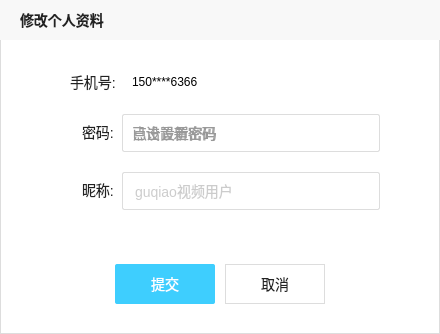
<?xml version="1.0" encoding="UTF-8"?>
<ui version="4.0">
 <class>ModifyMyselfDialog</class>
 <widget class="QWidget" name="ModifyMyselfDialog">
  <property name="geometry">
   <rect>
    <x>0</x>
    <y>0</y>
    <width>440</width>
    <height>334</height>
   </rect>
  </property>
  <property name="windowTitle">
   <string>Form</string>
  </property>
  <property name="styleSheet">
   <string notr="true">#ModifyMyselfDialog
{ 
	background-color: #FFFFFF; 
	border : 1px solid #DDDDDD;
 }</string>
  </property>
  <widget class="QLabel" name="titleLabel">
   <property name="geometry">
    <rect>
     <x>0</x>
     <y>0</y>
     <width>440</width>
     <height>40</height>
    </rect>
   </property>
   <property name="styleSheet">
    <string notr="true">#titleLabel
{
	background-color: #F8F8F8; 
	padding-left: 16px; 
	font-family: 微软雅⿊; 
	font-size: 14px; 
	color: #222222; 
	font-weight: bold; 
}</string>
   </property>
   <property name="text">
    <string>修改个⼈资料</string>
   </property>
  </widget>
  <widget class="QLabel" name="phoneLabel">
   <property name="geometry">
    <rect>
     <x>70</x>
     <y>72</y>
     <width>46</width>
     <height>19</height>
    </rect>
   </property>
   <property name="styleSheet">
    <string notr="true">#phoneLabel
{ 
	font-family: 微软雅⿊; 
	font-size: 14px; 
	color: #222222; 
}</string>
   </property>
   <property name="text">
    <string>⼿机号:</string>
   </property>
  </widget>
  <widget class="QLabel" name="phoneNumberLabel">
   <property name="geometry">
    <rect>
     <x>132</x>
     <y>72</y>
     <width>161</width>
     <height>19</height>
    </rect>
   </property>
   <property name="text">
    <string>150****6366</string>
   </property>
  </widget>
  <widget class="QLabel" name="passwordLabel">
   <property name="geometry">
    <rect>
     <x>82</x>
     <y>122</y>
     <width>32</width>
     <height>19</height>
    </rect>
   </property>
   <property name="styleSheet">
    <string notr="true">#passwordLabel
{ 
	font-family: 微软雅⿊; 
	font-size: 14px; 
	color: #222222; 
}</string>
   </property>
   <property name="text">
    <string>密码:</string>
   </property>
  </widget>
  <widget class="QPushButton" name="passwordBtn">
   <property name="geometry">
    <rect>
     <x>122</x>
     <y>114</y>
     <width>258</width>
     <height>38</height>
    </rect>
   </property>
   <property name="styleSheet">
    <string notr="true">#passwordBtn
{ 
	background-color: #FFFFFF; 
	border: 1px solid #DDDDDD; 
	border-radius: 2px; 
	text-align: left; 
	padding-left: 10px; 
	color: #999999; 
	font-family: 微软雅⿊; 
	font-size: 14px; 
}</string>
   </property>
   <property name="text">
    <string>点击设置密码</string>
   </property>
  </widget>
  <widget class="QWidget" name="passwordWidget" native="true">
   <property name="geometry">
    <rect>
     <x>132</x>
     <y>123</y>
     <width>100</width>
     <height>19</height>
    </rect>
   </property>
   <widget class="QLabel" name="newPasswordLabel">
    <property name="geometry">
     <rect>
      <x>0</x>
      <y>0</y>
      <width>84</width>
      <height>19</height>
     </rect>
    </property>
    <property name="styleSheet">
     <string notr="true">#newPasswordLabel
{ 
	font-family: 微软雅⿊; 
	font-size: 14px; 
	color: #999999 
}</string>
    </property>
    <property name="text">
     <string>已设置新密码</string>
    </property>
   </widget>
   <widget class="QPushButton" name="changePasswordBtn">
    <property name="geometry">
     <rect>
      <x>84</x>
      <y>0</y>
      <width>19</width>
      <height>19</height>
     </rect>
    </property>
    <property name="styleSheet">
     <string notr="true">#changePasswordBtn
{ 
	background-color: transparent; 
	border: none; 
}</string>
    </property>
    <property name="text">
     <string/>
    </property>
    <property name="icon">
     <iconset resource="imgRes.qrc">
      <normaloff>:/images/myself/xiugaimima.png</normaloff>:/images/myself/xiugaimima.png</iconset>
    </property>
    <property name="iconSize">
     <size>
      <width>12</width>
      <height>12</height>
     </size>
    </property>
   </widget>
  </widget>
  <widget class="QLabel" name="nicknameLabel">
   <property name="geometry">
    <rect>
     <x>82</x>
     <y>180</y>
     <width>32</width>
     <height>19</height>
    </rect>
   </property>
   <property name="styleSheet">
    <string notr="true">#nicknameLabel
{ 	
	font-family: 微软雅⿊; 
	font-size: 14px; 
	color: #222222;
 }</string>
   </property>
   <property name="text">
    <string>昵称:</string>
   </property>
  </widget>
  <widget class="QLineEdit" name="nicknameEdit">
   <property name="geometry">
    <rect>
     <x>122</x>
     <y>172</y>
     <width>258</width>
     <height>38</height>
    </rect>
   </property>
   <property name="styleSheet">
    <string notr="true">#nicknameEdit
{ 
	background-color: #FFFFFF; 
	border: 1px solid #DDDDDD; 
	border-radius: 2px; 
	color: #999999; 
	font-family: 微软雅⿊; 
	font-size: 14px; 
	line-height: 19px; 
	padding-left: 10px;
 }</string>
   </property>
   <property name="text">
    <string/>
   </property>
   <property name="echoMode">
    <enum>QLineEdit::EchoMode::Normal</enum>
   </property>
   <property name="placeholderText">
    <string>guqiao视频用户</string>
   </property>
  </widget>
  <widget class="QPushButton" name="submitBtn">
   <property name="geometry">
    <rect>
     <x>115</x>
     <y>264</y>
     <width>100</width>
     <height>40</height>
    </rect>
   </property>
   <property name="styleSheet">
    <string notr="true">#submitBtn
{ 
	background-color: #3ECEFE; 
	color: #FFFFFF; 
	border: none; 
	border-radius: 2px;
	font-family: 微软雅⿊; 
	font-size: 14px; 
}</string>
   </property>
   <property name="text">
    <string>提交</string>
   </property>
  </widget>
  <widget class="QPushButton" name="cancelBtn">
   <property name="geometry">
    <rect>
     <x>225</x>
     <y>264</y>
     <width>100</width>
     <height>40</height>
    </rect>
   </property>
   <property name="styleSheet">
    <string notr="true">#cancelBtn
{ 
	background-color: transparent;
	border: 1px solid #DDDDDD; 
	color: #222222; 
	font-family: 微软雅⿊; 
	font-size: 14px;
 }</string>
   </property>
   <property name="text">
    <string>取消</string>
   </property>
  </widget>
 </widget>
 <resources>
  <include location="imgRes.qrc"/>
 </resources>
 <connections/>
</ui>
